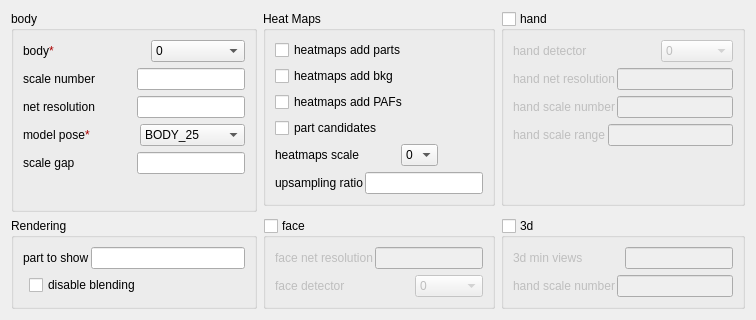
      <widget class="QWidget" name="tab_2">
       <attribute name="title">
        <string>Options</string>
       </attribute>
       <layout class="QGridLayout" name="gridLayout_7">
        <item row="0" column="4">
         <widget class="QGroupBox" name="groupBox_hand">
          <property name="toolTip">
           <string>&lt;html&gt;&lt;head/&gt;&lt;body&gt;&lt;p&gt;Enables hand keypoint detection. It will share some parameters from the body pose, e.g. `model_folder`. Analogously to `--face`, it will also slow down the performance, increase the required GPU memory and its speed depends on the number of people.&lt;/p&gt;&lt;/body&gt;&lt;/html&gt;</string>
          </property>
          <property name="title">
           <string>hand</string>
          </property>
          <property name="checkable">
           <bool>true</bool>
          </property>
          <property name="checked">
           <bool>false</bool>
          </property>
          <layout class="QFormLayout" name="formLayout_3">
           <item row="1" column="0" colspan="2">
            <layout class="QHBoxLayout" name="horizontalLayout_hand_net_resolution">
             <property name="spacing">
              <number>2</number>
             </property>
             <item>
              <widget class="QLabel" name="label_hand_net_resolution">
               <property name="toolTip">
                <string>&lt;html&gt;&lt;head/&gt;&lt;body&gt;&lt;p&gt;Multiples of 16 and squared. Analogous to `net_resolution` but applied to the hand keypoint detector.&lt;/p&gt;&lt;/body&gt;&lt;/html&gt;</string>
               </property>
               <property name="text">
                <string>hand net resolution</string>
               </property>
              </widget>
             </item>
             <item>
              <widget class="QLineEdit" name="lineEdit_hand_net_resolution">
               <property name="inputMask">
                <string/>
               </property>
              </widget>
             </item>
            </layout>
           </item>
           <item row="2" column="0" colspan="2">
            <layout class="QHBoxLayout" name="horizontalLayout_hand_scale_number">
             <property name="spacing">
              <number>2</number>
             </property>
             <item>
              <widget class="QLabel" name="label_scale_hand_scale_number">
               <property name="toolTip">
                <string>&lt;html&gt;&lt;head/&gt;&lt;body&gt;&lt;p&gt;Analogous to `scale_number` but applied to the hand keypoint detector. Our best results were found with `hand_scale_number` = 6 and `hand_scale_range` = 0.4.&lt;/p&gt;&lt;/body&gt;&lt;/html&gt;</string>
               </property>
               <property name="text">
                <string>hand scale number</string>
               </property>
              </widget>
             </item>
             <item>
              <widget class="QLineEdit" name="lineEdit_hand_scale_number">
               <property name="contextMenuPolicy">
                <enum>Qt::PreventContextMenu</enum>
               </property>
               <property name="inputMask">
                <string/>
               </property>
              </widget>
             </item>
            </layout>
           </item>
           <item row="3" column="0" colspan="2">
            <layout class="QHBoxLayout" name="horizontalLayout_hand_scale_range">
             <property name="spacing">
              <number>2</number>
             </property>
             <item>
              <widget class="QLabel" name="label_scale_hand_scale_range">
               <property name="toolTip">
                <string>&lt;html&gt;&lt;head/&gt;&lt;body&gt;&lt;p&gt;Analogous purpose than `scale_gap` but applied to the hand keypoint detector. Total range between smallest and biggest scale. The scales will be centered in ratio 1. E.g., if scaleRange = 0.4 and scalesNumber = 2, then there will be 2 scales, 0.8 and 1.2.&lt;/p&gt;&lt;/body&gt;&lt;/html&gt;</string>
               </property>
               <property name="text">
                <string>hand scale range</string>
               </property>
              </widget>
             </item>
             <item>
              <widget class="QLineEdit" name="lineEdit_hand_scale_range">
               <property name="inputMask">
                <string/>
               </property>
              </widget>
             </item>
            </layout>
           </item>
           <item row="0" column="0" colspan="2">
            <layout class="QHBoxLayout" name="horizontalLayout_hand_detector">
             <property name="spacing">
              <number>2</number>
             </property>
             <item>
              <widget class="QLabel" name="label_hand_detector">
               <property name="enabled">
                <bool>false</bool>
               </property>
               <property name="sizePolicy">
                <sizepolicy hsizetype="Preferred" vsizetype="Preferred">
                 <horstretch>0</horstretch>
                 <verstretch>0</verstretch>
                </sizepolicy>
               </property>
               <property name="toolTip">
                <string>&lt;html&gt;&lt;head/&gt;&lt;body&gt;&lt;p&gt;Kind of hand rectangle detector. Analogous to `--face_detector`.&lt;/p&gt;&lt;/body&gt;&lt;/html&gt;</string>
               </property>
               <property name="text">
                <string>hand detector</string>
               </property>
              </widget>
             </item>
             <item>
              <spacer name="horizontalSpacer_5">
               <property name="orientation">
                <enum>Qt::Horizontal</enum>
               </property>
               <property name="sizeHint" stdset="0">
                <size>
                 <width>40</width>
                 <height>20</height>
                </size>
               </property>
              </spacer>
             </item>
             <item>
              <widget class="QComboBox" name="comboBox_hand_detector">
               <property name="sizePolicy">
                <sizepolicy hsizetype="MinimumExpanding" vsizetype="Fixed">
                 <horstretch>0</horstretch>
                 <verstretch>0</verstretch>
                </sizepolicy>
               </property>
               <property name="editable">
                <bool>false</bool>
               </property>
               <item>
                <property name="text">
                 <string>0</string>
                </property>
               </item>
               <item>
                <property name="text">
                 <string>1</string>
                </property>
               </item>
               <item>
                <property name="text">
                 <string>2</string>
                </property>
               </item>
               <item>
                <property name="text">
                 <string>3</string>
                </property>
               </item>
              </widget>
             </item>
            </layout>
           </item>
          </layout>
         </widget>
        </item>
        <item row="0" column="3">
         <widget class="QGroupBox" name="groupBox_heatmap">
          <property name="title">
           <string>Heat Maps</string>
          </property>
          <layout class="QFormLayout" name="formLayout_7">
           <item row="0" column="0">
            <widget class="QCheckBox" name="checkBox_heatmaps_add_parts">
             <property name="toolTip">
              <string>&lt;html&gt;&lt;head/&gt;&lt;body&gt;&lt;p&gt;If true, it will fill op::Datum::poseHeatMaps array with the body part heatmaps, and analogously face &amp;amp; hand heatmaps to op::Datum::faceHeatMaps &amp;amp; op::Datum::handHeatMaps. If more than one `add_heatmaps_X` flag is enabled, it will place then in sequential memory order: body parts + bkg + PAFs. It will follow the order on POSE_BODY_PART_MAPPING in `src/openpose/pose/poseParameters.cpp`. Program speed will considerably decrease. Not required for OpenPose, enable it only if you intend to explicitly use this information later.&lt;/p&gt;&lt;/body&gt;&lt;/html&gt;</string>
             </property>
             <property name="text">
              <string>heatmaps add parts</string>
             </property>
            </widget>
           </item>
           <item row="1" column="0">
            <widget class="QCheckBox" name="checkBox_heatmaps_add_bkg">
             <property name="toolTip">
              <string>&lt;html&gt;&lt;head/&gt;&lt;body&gt;&lt;p&gt;Same functionality as `add_heatmaps_parts`, but adding the heatmap corresponding to background.&lt;/p&gt;&lt;/body&gt;&lt;/html&gt;</string>
             </property>
             <property name="text">
              <string>heatmaps add bkg</string>
             </property>
            </widget>
           </item>
           <item row="2" column="0">
            <widget class="QCheckBox" name="checkBox_heatmaps_add_PAFs">
             <property name="toolTip">
              <string>&lt;html&gt;&lt;head/&gt;&lt;body&gt;&lt;p&gt;Same functionality as `add_heatmaps_parts`, but adding the PAFs.&lt;/p&gt;&lt;/body&gt;&lt;/html&gt;</string>
             </property>
             <property name="text">
              <string>heatmaps add PAFs</string>
             </property>
            </widget>
           </item>
           <item row="3" column="0">
            <widget class="QCheckBox" name="checkBox_part_candidates">
             <property name="toolTip">
              <string>&lt;html&gt;&lt;head/&gt;&lt;body&gt;&lt;p&gt;Also enable `write_json` in order to save this information. If true, it will fill the op::Datum::poseCandidates array with the body part candidates. Candidates refer to all the detected body parts, before being assembled into people. Note that the number of candidates is equal or higher than the number of final body parts (i.e., after being assembled into people). The empty body parts are filled with 0s. Program speed will slightly decrease. Not required for OpenPose, enable it only if you intend to explicitly use this information.&lt;/p&gt;&lt;/body&gt;&lt;/html&gt;</string>
             </property>
             <property name="text">
              <string>part candidates</string>
             </property>
            </widget>
           </item>
           <item row="4" column="0">
            <layout class="QHBoxLayout" name="horizontalLayout_heatmaps_scale">
             <property name="spacing">
              <number>2</number>
             </property>
             <item>
              <widget class="QLabel" name="label_heatmaps_scale">
               <property name="sizePolicy">
                <sizepolicy hsizetype="Preferred" vsizetype="Preferred">
                 <horstretch>0</horstretch>
                 <verstretch>0</verstretch>
                </sizepolicy>
               </property>
               <property name="toolTip">
                <string>&lt;html&gt;&lt;head/&gt;&lt;body&gt;&lt;p&gt;Set 0 to scale op::Datum::poseHeatMaps in the range [-1,1], 1 for [0,1]; 2 for integer rounded [0,255]; and 3 for no scaling.&lt;/p&gt;&lt;/body&gt;&lt;/html&gt;</string>
               </property>
               <property name="text">
                <string>heatmaps scale</string>
               </property>
              </widget>
             </item>
             <item>
              <spacer name="horizontalSpacer_3">
               <property name="orientation">
                <enum>Qt::Horizontal</enum>
               </property>
               <property name="sizeHint" stdset="0">
                <size>
                 <width>40</width>
                 <height>20</height>
                </size>
               </property>
              </spacer>
             </item>
             <item>
              <widget class="QComboBox" name="comboBox_heatmaps_scale">
               <property name="sizePolicy">
                <sizepolicy hsizetype="MinimumExpanding" vsizetype="Fixed">
                 <horstretch>0</horstretch>
                 <verstretch>0</verstretch>
                </sizepolicy>
               </property>
               <property name="editable">
                <bool>false</bool>
               </property>
               <item>
                <property name="text">
                 <string>0</string>
                </property>
               </item>
               <item>
                <property name="text">
                 <string>1</string>
                </property>
               </item>
               <item>
                <property name="text">
                 <string>2</string>
                </property>
               </item>
               <item>
                <property name="text">
                 <string>3</string>
                </property>
               </item>
              </widget>
             </item>
            </layout>
           </item>
           <item row="5" column="0" colspan="2">
            <layout class="QHBoxLayout" name="horizontalLayout_upsampling_ratio">
             <property name="spacing">
              <number>2</number>
             </property>
             <item>
              <widget class="QLabel" name="label_upsampling_ratio">
               <property name="toolTip">
                <string>&lt;html&gt;&lt;head/&gt;&lt;body&gt;&lt;p&gt;Multiples of 16 and squared. Analogous to `net_resolution` but applied to the hand keypoint detector.&lt;/p&gt;&lt;/body&gt;&lt;/html&gt;</string>
               </property>
               <property name="text">
                <string>upsampling ratio</string>
               </property>
              </widget>
             </item>
             <item>
              <widget class="QLineEdit" name="lineEdit_upsampling_ratio">
               <property name="inputMask">
                <string/>
               </property>
              </widget>
             </item>
            </layout>
           </item>
          </layout>
         </widget>
        </item>
        <item row="3" column="1">
         <widget class="QGroupBox" name="groupBox_rendering">
          <property name="title">
           <string>Rendering</string>
          </property>
          <layout class="QFormLayout" name="formLayout_2">
           <item row="0" column="0" colspan="2">
            <layout class="QHBoxLayout" name="horizontalLayout_part_to_show">
             <property name="spacing">
              <number>2</number>
             </property>
             <item>
              <widget class="QLabel" name="label_part_to_show">
               <property name="toolTip">
                <string>&lt;html&gt;&lt;head/&gt;&lt;body&gt;&lt;p&gt;Prediction channel to visualize (default: 0). 0 for all the body parts, 1-18 for each body part heat map, 19 for the background heat map, 20 for all the body part heat maps together, 21 for all the PAFs, 22-40 for each body part pair PAF.&lt;/p&gt;&lt;/body&gt;&lt;/html&gt;</string>
               </property>
               <property name="text">
                <string>part to show</string>
               </property>
              </widget>
             </item>
             <item>
              <widget class="QLineEdit" name="lineEdit_part_to_show">
               <property name="inputMask">
                <string/>
               </property>
              </widget>
             </item>
            </layout>
           </item>
           <item row="1" column="1">
            <widget class="QCheckBox" name="checkBox_disable_blending">
             <property name="toolTip">
              <string>&lt;html&gt;&lt;head/&gt;&lt;body&gt;&lt;p&gt;If enabled, it will render the results (keypoint skeletons or heatmaps) on a black background, instead of being rendered into the original image. Related: `part_to_show`,`alpha_pose`, and `alpha_pose`.&lt;/p&gt;&lt;/body&gt;&lt;/html&gt;</string>
             </property>
             <property name="text">
              <string>disable blending</string>
             </property>
            </widget>
           </item>
          </layout>
         </widget>
        </item>
        <item row="3" column="4">
         <widget class="QGroupBox" name="groupBox_3d">
          <property name="toolTip">
           <string>&lt;html&gt;&lt;head/&gt;&lt;body&gt;&lt;p&gt;Running OpenPose 3-D reconstruction demo: 1) Reading from a stereo camera system. 2) Performing 3-D reconstruction from the multiple views. 3) Displaying 3-D reconstruction results. Note that it will only display 1 person. If multiple people is present, it will fail.&lt;/p&gt;&lt;/body&gt;&lt;/html&gt;</string>
          </property>
          <property name="title">
           <string>3d</string>
          </property>
          <property name="checkable">
           <bool>true</bool>
          </property>
          <property name="checked">
           <bool>false</bool>
          </property>
          <layout class="QFormLayout" name="formLayout_8">
           <item row="0" column="0" colspan="2">
            <layout class="QHBoxLayout" name="horizontalLayout_3d_min_views">
             <property name="spacing">
              <number>2</number>
             </property>
             <item>
              <widget class="QLabel" name="label_3d_min_views">
               <property name="toolTip">
                <string>&lt;html&gt;&lt;head/&gt;&lt;body&gt;&lt;p&gt;Minimum number of views required to reconstruct each keypoint. By default (-1), it will require all the cameras to see the keypoint in order to reconstruct it.&lt;/p&gt;&lt;/body&gt;&lt;/html&gt;</string>
               </property>
               <property name="text">
                <string>3d min views</string>
               </property>
              </widget>
             </item>
             <item>
              <spacer name="horizontalSpacer_21">
               <property name="orientation">
                <enum>Qt::Horizontal</enum>
               </property>
               <property name="sizeHint" stdset="0">
                <size>
                 <width>40</width>
                 <height>20</height>
                </size>
               </property>
              </spacer>
             </item>
             <item>
              <widget class="QLineEdit" name="lineEdit_3d_min_views">
               <property name="inputMask">
                <string/>
               </property>
              </widget>
             </item>
            </layout>
           </item>
           <item row="1" column="0" colspan="2">
            <layout class="QHBoxLayout" name="horizontalLayout_3d_views">
             <property name="spacing">
              <number>2</number>
             </property>
             <item>
              <widget class="QLabel" name="label_3d_views">
               <property name="toolTip">
                <string>&lt;html&gt;&lt;head/&gt;&lt;body&gt;&lt;p&gt;Complementary option for `--image_dir` or `--video`. OpenPose will read as many images per iteration, allowing tasks such as stereo camera processing (`--3d`). Note that `--camera_parameter_path` must be set. OpenPose must find as many `xml` files in the parameter folder as this number indicates.&lt;/p&gt;&lt;/body&gt;&lt;/html&gt;</string>
               </property>
               <property name="text">
                <string>hand scale number</string>
               </property>
              </widget>
             </item>
             <item>
              <widget class="QLineEdit" name="lineEdit_3d_views">
               <property name="contextMenuPolicy">
                <enum>Qt::PreventContextMenu</enum>
               </property>
               <property name="inputMask">
                <string/>
               </property>
              </widget>
             </item>
            </layout>
           </item>
          </layout>
         </widget>
        </item>
        <item row="3" column="3">
         <widget class="QGroupBox" name="groupBox_face">
          <property name="toolTip">
           <string>&lt;html&gt;&lt;head/&gt;&lt;body&gt;&lt;p&gt;Enables face keypoint detection. It will share some parameters from the body pose, e.g. `model_folder`. Note that this will considerable slow down the performance and increse the required GPU memory. In addition, the greater number of people on the image, the slower OpenPose will be.&lt;/p&gt;&lt;/body&gt;&lt;/html&gt;</string>
          </property>
          <property name="whatsThis">
           <string>&lt;html&gt;&lt;head/&gt;&lt;body&gt;&lt;p&gt;&lt;br/&gt;&lt;/p&gt;&lt;/body&gt;&lt;/html&gt;</string>
          </property>
          <property name="title">
           <string>face</string>
          </property>
          <property name="checkable">
           <bool>true</bool>
          </property>
          <property name="checked">
           <bool>false</bool>
          </property>
          <layout class="QFormLayout" name="formLayout_4">
           <item row="0" column="0" colspan="2">
            <layout class="QHBoxLayout" name="horizontalLayout_face_net_resolution">
             <property name="spacing">
              <number>2</number>
             </property>
             <item>
              <widget class="QLabel" name="label_face_net_resolution">
               <property name="toolTip">
                <string>&lt;html&gt;&lt;head/&gt;&lt;body&gt;&lt;p&gt;&amp;quot;Multiples of 16 and squared. Analogous to `net_resolution` but applied to the face keypoint detector. 320x320 usually works fine while giving a substantial speed up when multiple faces on the image.&lt;/p&gt;&lt;/body&gt;&lt;/html&gt;</string>
               </property>
               <property name="text">
                <string>face net resolution</string>
               </property>
              </widget>
             </item>
             <item>
              <widget class="QLineEdit" name="lineEdit_face_net_resolution">
               <property name="inputMask">
                <string/>
               </property>
              </widget>
             </item>
            </layout>
           </item>
           <item row="1" column="0" colspan="2">
            <layout class="QHBoxLayout" name="horizontalLayout_face_detector">
             <property name="spacing">
              <number>2</number>
             </property>
             <item>
              <widget class="QLabel" name="label_face_detector">
               <property name="sizePolicy">
                <sizepolicy hsizetype="Preferred" vsizetype="Preferred">
                 <horstretch>0</horstretch>
                 <verstretch>0</verstretch>
                </sizepolicy>
               </property>
               <property name="toolTip">
                <string>&lt;html&gt;&lt;head/&gt;&lt;body&gt;&lt;p&gt;Kind of face rectangle detector. Select 0 (default) to select OpenPose body detector (most accurate one and fastest one if body is enabled), 1 to select OpenCV face detector (not implemented for hands), 2 to indicate that it will be provided by the user, or 3 to also apply hand tracking (only for hand). Hand tracking might improve hand keypoint detection for webcam (if the frame rate is high enough, i.e., &amp;gt;7 FPS per GPU) and video. This is not person ID tracking, it simply looks for hands in positions at which hands were located in previous frames, but it does not guarantee the same person ID among frames.&lt;/p&gt;&lt;/body&gt;&lt;/html&gt;</string>
               </property>
               <property name="text">
                <string>face detector</string>
               </property>
              </widget>
             </item>
             <item>
              <spacer name="horizontalSpacer_6">
               <property name="orientation">
                <enum>Qt::Horizontal</enum>
               </property>
               <property name="sizeHint" stdset="0">
                <size>
                 <width>40</width>
                 <height>20</height>
                </size>
               </property>
              </spacer>
             </item>
             <item>
              <widget class="QComboBox" name="comboBox_face_detector">
               <property name="sizePolicy">
                <sizepolicy hsizetype="MinimumExpanding" vsizetype="Fixed">
                 <horstretch>0</horstretch>
                 <verstretch>0</verstretch>
                </sizepolicy>
               </property>
               <property name="editable">
                <bool>false</bool>
               </property>
               <item>
                <property name="text">
                 <string>0</string>
                </property>
               </item>
               <item>
                <property name="text">
                 <string>1</string>
                </property>
               </item>
               <item>
                <property name="text">
                 <string>2</string>
                </property>
               </item>
               <item>
                <property name="text">
                 <string>3</string>
                </property>
               </item>
              </widget>
             </item>
            </layout>
           </item>
          </layout>
         </widget>
        </item>
        <item row="0" column="1" rowspan="2">
         <widget class="QGroupBox" name="groupBox_body">
          <property name="title">
           <string>body</string>
          </property>
          <layout class="QFormLayout" name="formLayout">
           <item row="4" column="0" colspan="2">
            <layout class="QHBoxLayout" name="horizontalLayoutscale_gap">
             <property name="spacing">
              <number>2</number>
             </property>
             <item>
              <widget class="QLabel" name="label_scale_gap">
               <property name="toolTip">
                <string>&lt;html&gt;&lt;head/&gt;&lt;body&gt;&lt;p&gt;Scale gap between scales. No effect unless scale_number &amp;gt; 1. Initial scale is always 1. If you want to change the initial scale, you actually want to multiply the `net_resolution` by your desired initial scale.&lt;/p&gt;&lt;/body&gt;&lt;/html&gt;</string>
               </property>
               <property name="text">
                <string>scale gap</string>
               </property>
              </widget>
             </item>
             <item>
              <spacer name="horizontalSpacer_23">
               <property name="orientation">
                <enum>Qt::Horizontal</enum>
               </property>
               <property name="sizeHint" stdset="0">
                <size>
                 <width>40</width>
                 <height>20</height>
                </size>
               </property>
              </spacer>
             </item>
             <item>
              <widget class="QLineEdit" name="lineEdit_scale_gap">
               <property name="inputMask">
                <string/>
               </property>
              </widget>
             </item>
            </layout>
           </item>
           <item row="3" column="0" colspan="2">
            <layout class="QHBoxLayout" name="horizontalLayout_model_pose">
             <property name="spacing">
              <number>2</number>
             </property>
             <item>
              <widget class="QLabel" name="label_model_pose">
               <property name="sizePolicy">
                <sizepolicy hsizetype="Preferred" vsizetype="Preferred">
                 <horstretch>0</horstretch>
                 <verstretch>0</verstretch>
                </sizepolicy>
               </property>
               <property name="toolTip">
                <string>&lt;html&gt;&lt;head/&gt;&lt;body&gt;&lt;p&gt;Model to be used. E.g., `COCO` (18 keypoints), `MPI` (15 keypoints, ~10% faster), `MPI_4_layers` (15 keypoints, even faster but less accurate).&lt;/p&gt;&lt;/body&gt;&lt;/html&gt;</string>
               </property>
               <property name="text">
                <string>&lt;html&gt;&lt;head/&gt;&lt;body&gt;&lt;p&gt;model pose&lt;span style=&quot; color:#aa0000;&quot;&gt;*&lt;/span&gt;&lt;/p&gt;&lt;/body&gt;&lt;/html&gt;</string>
               </property>
              </widget>
             </item>
             <item>
              <spacer name="horizontalSpacer_2">
               <property name="orientation">
                <enum>Qt::Horizontal</enum>
               </property>
               <property name="sizeHint" stdset="0">
                <size>
                 <width>40</width>
                 <height>20</height>
                </size>
               </property>
              </spacer>
             </item>
             <item>
              <widget class="QComboBox" name="comboBox_model_pose">
               <property name="sizePolicy">
                <sizepolicy hsizetype="MinimumExpanding" vsizetype="Fixed">
                 <horstretch>0</horstretch>
                 <verstretch>0</verstretch>
                </sizepolicy>
               </property>
               <property name="editable">
                <bool>false</bool>
               </property>
               <item>
                <property name="text">
                 <string>BODY_25</string>
                </property>
               </item>
               <item>
                <property name="text">
                 <string>COCO</string>
                </property>
               </item>
               <item>
                <property name="text">
                 <string>MPI</string>
                </property>
               </item>
               <item>
                <property name="text">
                 <string>MPI_4_layers</string>
                </property>
               </item>
              </widget>
             </item>
            </layout>
           </item>
           <item row="2" column="0" colspan="2">
            <layout class="QHBoxLayout" name="horizontalLayout_net_resolution">
             <property name="spacing">
              <number>2</number>
             </property>
             <item>
              <widget class="QLabel" name="label_net_resolution">
               <property name="toolTip">
                <string>&lt;html&gt;&lt;head/&gt;&lt;body&gt;&lt;p&gt;Multiples of 16. If it is increased, the accuracy potentially increases. If it is decreased, the speed increases. For maximum speed-accuracy balance, it should keep the closest aspect ratio possible to the images or videos to be processed. Using `-1` in any of the dimensions, OP will choose the optimal aspect ratio depending on the user's input value. E.g., the default `-1x368` is equivalent to `656x368` in 16:9 resolutions, e.g., full HD (1980x1080) and HD (1280x720) resolutions.&lt;/p&gt;&lt;/body&gt;&lt;/html&gt;</string>
               </property>
               <property name="text">
                <string>net resolution</string>
               </property>
              </widget>
             </item>
             <item>
              <spacer name="horizontalSpacer_25">
               <property name="orientation">
                <enum>Qt::Horizontal</enum>
               </property>
               <property name="sizeHint" stdset="0">
                <size>
                 <width>40</width>
                 <height>20</height>
                </size>
               </property>
              </spacer>
             </item>
             <item>
              <widget class="QLineEdit" name="lineEdit_net_resolution">
               <property name="inputMask">
                <string/>
               </property>
              </widget>
             </item>
            </layout>
           </item>
           <item row="1" column="0" colspan="2">
            <layout class="QHBoxLayout" name="horizontalLayout_scale_number">
             <property name="spacing">
              <number>2</number>
             </property>
             <item>
              <widget class="QLabel" name="label_scale_number">
               <property name="toolTip">
                <string>&lt;html&gt;&lt;head/&gt;&lt;body&gt;&lt;p&gt;Number of scales to average.&lt;/p&gt;&lt;/body&gt;&lt;/html&gt;</string>
               </property>
               <property name="text">
                <string>scale number</string>
               </property>
              </widget>
             </item>
             <item>
              <spacer name="horizontalSpacer_24">
               <property name="orientation">
                <enum>Qt::Horizontal</enum>
               </property>
               <property name="sizeHint" stdset="0">
                <size>
                 <width>40</width>
                 <height>20</height>
                </size>
               </property>
              </spacer>
             </item>
             <item>
              <widget class="QLineEdit" name="lineEdit_scale_number">
               <property name="inputMask">
                <string/>
               </property>
              </widget>
             </item>
            </layout>
           </item>
           <item row="0" column="0" colspan="2">
            <layout class="QHBoxLayout" name="horizontalLayout_body">
             <property name="spacing">
              <number>2</number>
             </property>
             <item>
              <widget class="QLabel" name="label_body">
               <property name="sizePolicy">
                <sizepolicy hsizetype="Preferred" vsizetype="Preferred">
                 <horstretch>0</horstretch>
                 <verstretch>0</verstretch>
                </sizepolicy>
               </property>
               <property name="toolTip">
                <string>&lt;html&gt;&lt;head/&gt;&lt;body&gt;&lt;p&gt;Select 0 to disable body keypoint detection (e.g., for faster but less accurate face keypoint detection, custom hand detector, etc.), 1 (default) for body keypoint estimation, and 2 to disable its internal body pose estimation network but still run the greedy association parsing algorithm.&lt;/p&gt;&lt;/body&gt;&lt;/html&gt;</string>
               </property>
               <property name="text">
                <string>&lt;html&gt;&lt;head/&gt;&lt;body&gt;&lt;p&gt;body&lt;span style=&quot; color:#aa0000;&quot;&gt;*&lt;/span&gt;&lt;/p&gt;&lt;/body&gt;&lt;/html&gt;</string>
               </property>
              </widget>
             </item>
             <item>
              <spacer name="horizontalSpacer">
               <property name="orientation">
                <enum>Qt::Horizontal</enum>
               </property>
               <property name="sizeHint" stdset="0">
                <size>
                 <width>40</width>
                 <height>20</height>
                </size>
               </property>
              </spacer>
             </item>
             <item>
              <widget class="QComboBox" name="comboBox_body">
               <property name="sizePolicy">
                <sizepolicy hsizetype="MinimumExpanding" vsizetype="Fixed">
                 <horstretch>0</horstretch>
                 <verstretch>0</verstretch>
                </sizepolicy>
               </property>
               <property name="editable">
                <bool>false</bool>
               </property>
               <item>
                <property name="text">
                 <string>0</string>
                </property>
               </item>
               <item>
                <property name="text">
                 <string>1</string>
                </property>
               </item>
               <item>
                <property name="text">
                 <string>2</string>
                </property>
               </item>
              </widget>
             </item>
            </layout>
           </item>
          </layout>
         </widget>
        </item>
       </layout>
      </widget>
